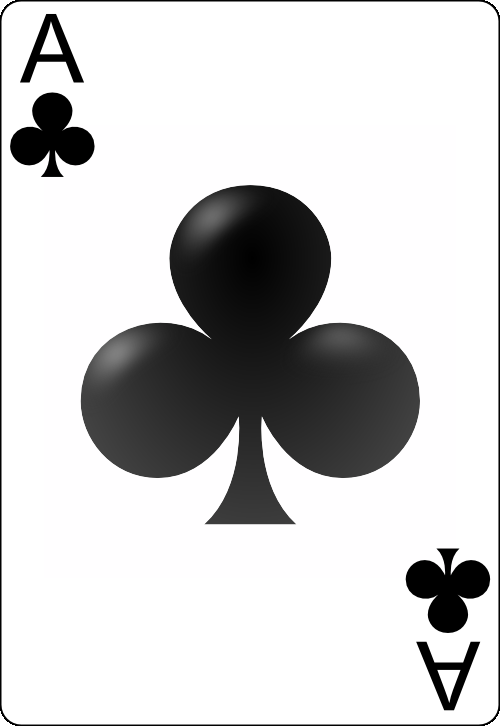
#> input picture card_images/Ace_Clubs.png, 500 x 726 px
$ python -i CardDetector.py   (imports and definitions only)
#> lines starting #> are read from the running program, lines starting #| are printed output that depends on the picture; after the words box and inside, x2 and y2 are one past the last pixel; in counts of white or black regions, pixels touching at a corner belong together
#> further down, picture is the input picture: shape (726, 500, 3); mean B, G, R 205.9, 205.6, 205.9
import numpy as np
import cv2
import random
import time
import string
import statistics

from game_objects import Card


class Detector:
    def __init__(self):

        self.valueImageArray = []
        self.suitImageArray = []
        self.valueArray = ['ace', '2', '3', '4', '5', '6',
                           '7', '8', '9', '10', 'jack', 'queen', 'king']
        self.suitArray = ['Spades', 'Clubs', 'Hearts', 'Diamonds']

    # [118 lines left out: function findFaceCardTest, not called in this run]

    def editCard(self, img):

        gray = cv2.cvtColor(img, cv2.COLOR_BGR2GRAY)
        blur = cv2.GaussianBlur(gray, (3, 3), 0)

        thresh = cv2.adaptiveThreshold(
            blur, 255, cv2.ADAPTIVE_THRESH_GAUSSIAN_C, cv2.THRESH_BINARY_INV, 205, 1)
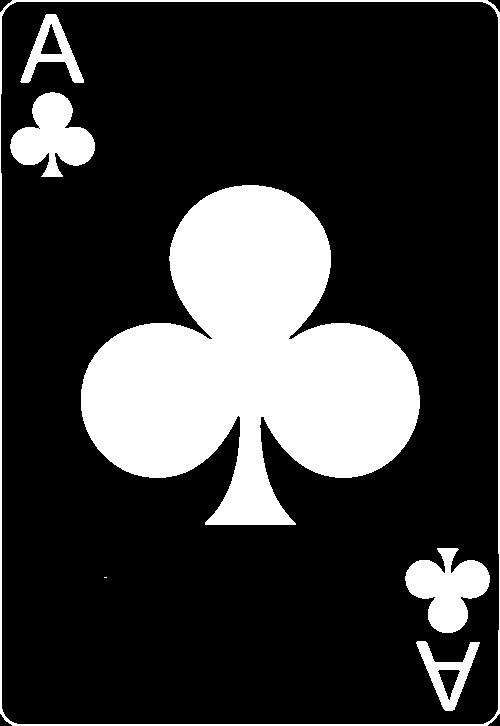
#> thresh: shape (726, 500); 22.5% white; 7 white regions (1 under 20 px), largest, box (x1, y1, x2, y2) and area: (81, 185, 420, 525) 65602, (0, 0, 500, 726) 4771, (405, 548, 490, 633) 4140, (10, 92, 95, 177) 4136, (416, 641, 480, 711) 1548, (20, 14, 84, 83) 1543
        # cv2.imshow("Binary", thresh)

        return thresh

    # [149 lines left out: functions getContours, loadCards, checkCard, not called in this run]

        # cv2.destroyAllWindows()
        # return cardString

>>> import cv2
>>> picture = cv2.imread('card_images/Ace_Clubs.png')
>>> result = Detector().editCard(picture)

$ run again, on card_images/Ace_Diamonds.png
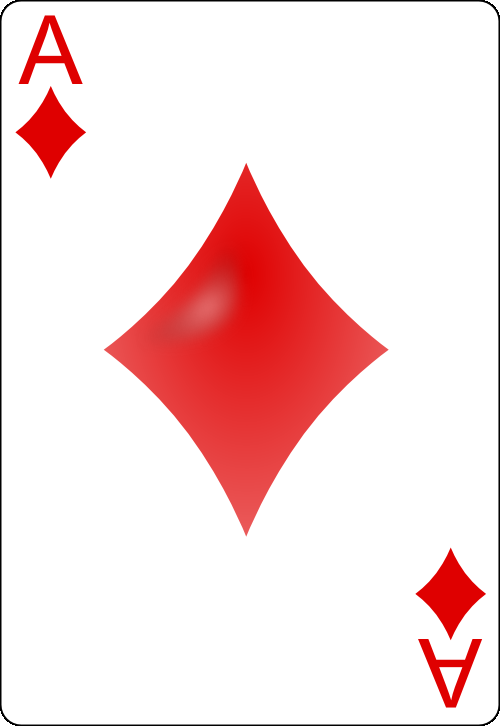
#> input picture card_images/Ace_Diamonds.png, 500 x 726 px
#> picture is the input picture: shape (726, 500, 3); mean B, G, R 221.9, 221.9, 248.4
#> in editCard, `gray = cv2.cvtColor(img, cv2.COLOR_BGR2GRAY)`:
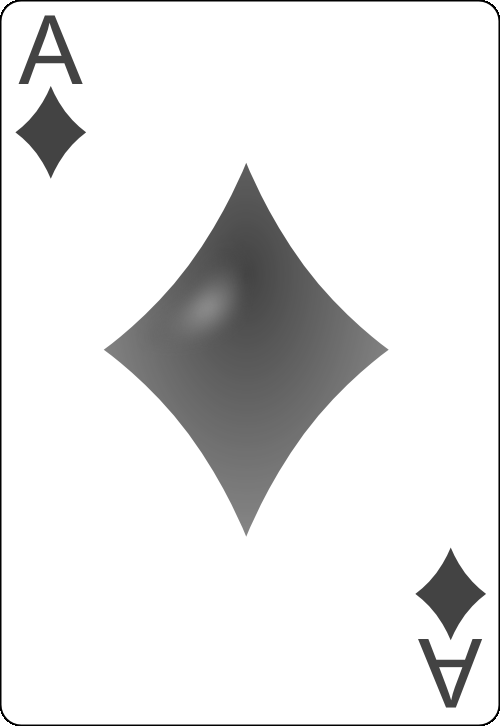
#> gray: shape (726, 500); min 0, max 255, mean 229.8
#> in editCard, `thresh = cv2.adaptiveThreshold( blur, 255, cv2.ADAPTIVE_THRESH_GAUSSIA..`:
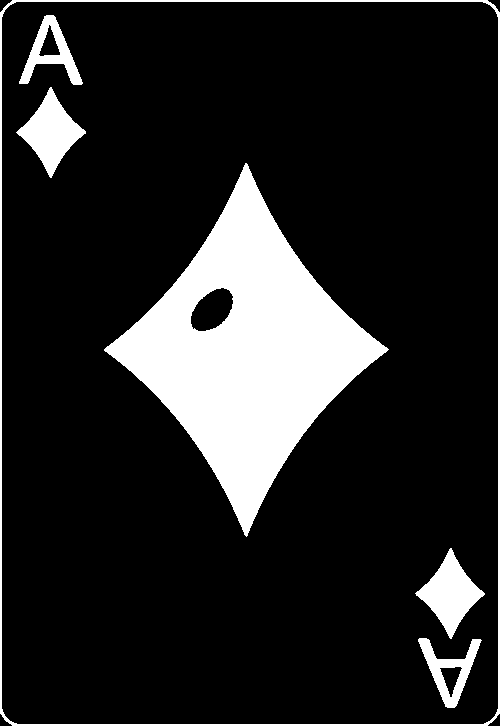
#> thresh: shape (726, 500); 15.3% white; 6 white regions, box (x1, y1, x2, y2) and area: (104, 163, 389, 537) 42021, (0, 0, 500, 726) 4928, (16, 87, 86, 178) 2735, (415, 548, 485, 639) 2731, (19, 15, 83, 85) 1552, (418, 638, 482, 708) 1547

$ run again, on card_images/Eight_Clubs.png
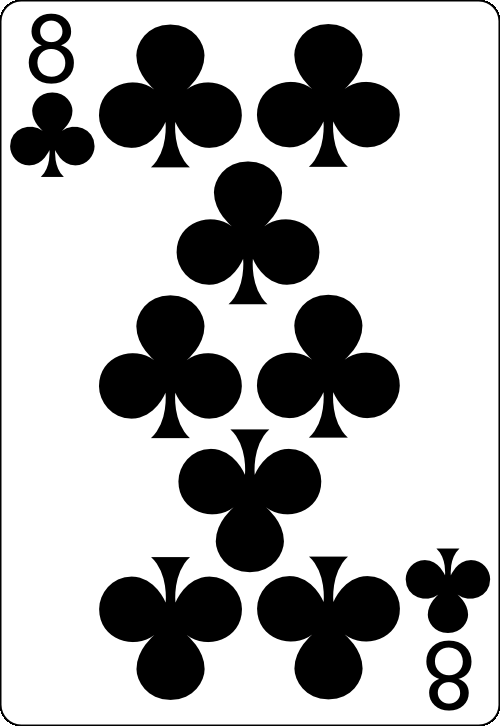
#> input picture card_images/Eight_Clubs.png, 500 x 726 px
#> picture is the input picture: shape (726, 500, 3); min 0, max 255, mean 179.2
#> in editCard, `thresh = cv2.adaptiveThreshold( blur, 255, cv2.ADAPTIVE_THRESH_GAUSSIA..`:
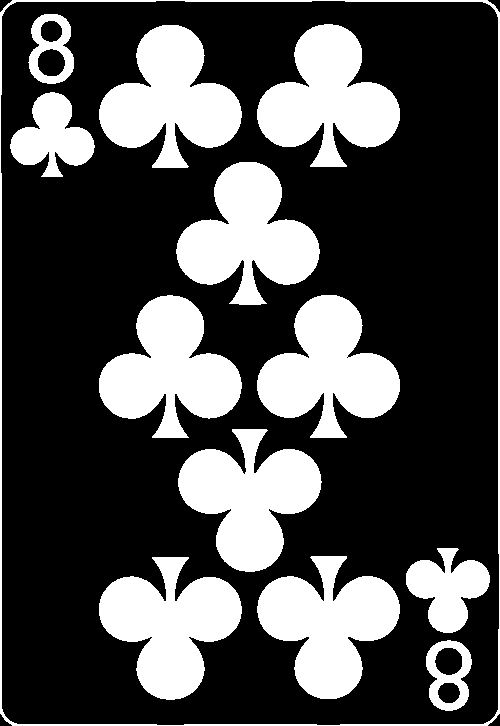
#> thresh: shape (726, 500); 30.1% white; 13 white regions, largest, box (x1, y1, x2, y2) and area: (257, 24, 400, 167) 11659, (257, 295, 400, 438) 11654, (99, 557, 242, 700) 11643
